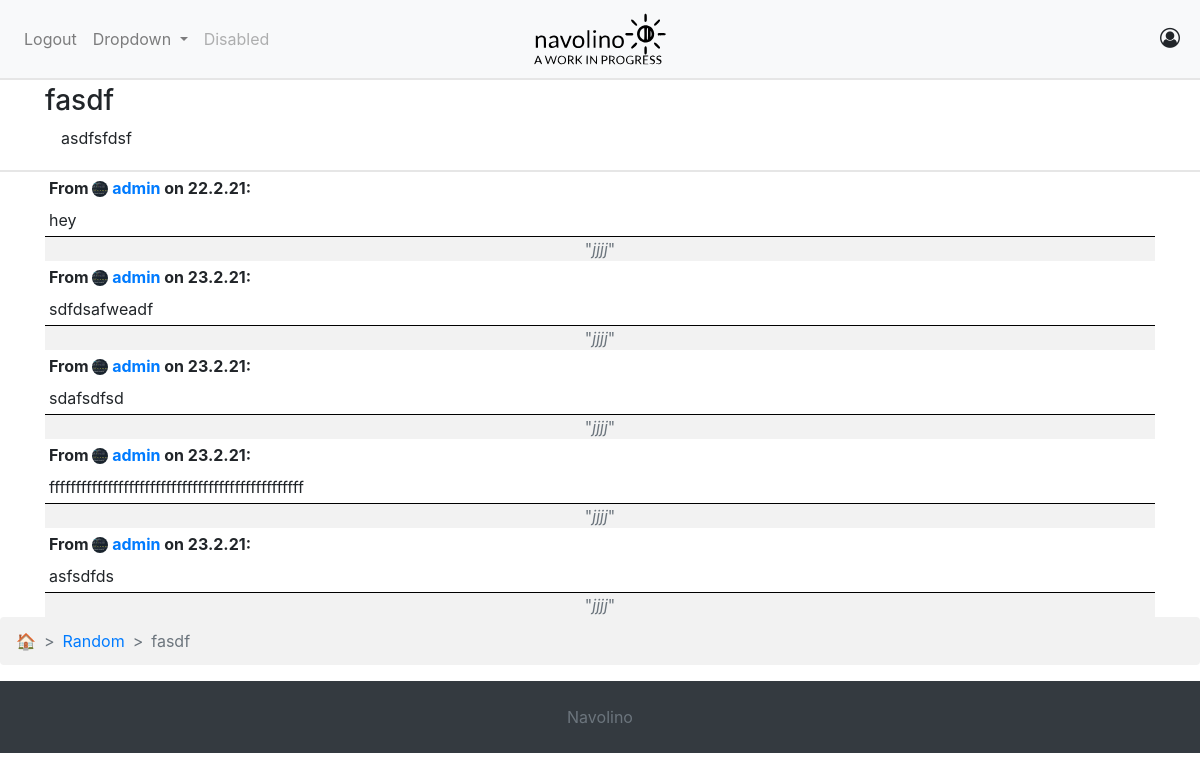
Screenshot of /24/fasdf/ with the database file from the repository.
### project/apps/blog/models.py (models this page shows, shortened)
class Post(models.Model):
	title = models.CharField(max_length = settings.MAX_TITLE_LENGTH)
	content = MarkdownxField()
	date_posted = models.DateTimeField(default = timezone.now)
	author = models.ForeignKey(settings.AUTH_USER_MODEL, on_delete= models.CASCADE,
		null=True, blank=True)
	category = TreeForeignKey('categories.Category', on_delete=models.SET_DEFAULT,
		default=Category.get_default_pk)
	slug = models.SlugField(max_length=settings.MAX_TITLE_LENGTH, null=True,
    blank=True,)
	def __str__(self):
		return self.title

### project/apps/comments/models.py (models this page shows)
class Comment(models.Model):
	content = content = models.TextField()
	posted = models.DateField(auto_now_add=True)
	post = models.ForeignKey(Post, on_delete=models.CASCADE)
	author = models.ForeignKey(settings.AUTH_USER_MODEL, on_delete=models.CASCADE)

### project/apps/users/models.py (models this page shows)
class User(AbstractUser):
	is_active = models.BooleanField(_('active'), default=True)
	email = models.EmailField(_('email address'), unique=True)
	USERNAME_FIELD = 'email'
	REQUIRED_FIELDS = ['username']
	image = models.ImageField(default=variables.random_image,
		upload_to='profile_pics')
	bio = models.CharField(max_length=variables.MAX_BIO_LENGTH, blank=True,
		null =True)
	joined = models.DateTimeField(default = timezone.now)
	objects = CustomUserManager()

### project/apps/categories/models.py (models this page shows, shortened)
class Category(MPTTModel):
  name = models.CharField(max_length=variables.MAX_CATEGORY_LENGTH, unique=True,)
  parent = TreeForeignKey('self', on_delete=models.CASCADE, null=True,
    blank=True, related_name='children',)
  slug = models.SlugField(max_length=variables.MAX_CATEGORY_LENGTH, null=True,
    blank=True,)
  description = models.TextField(max_length=settings.MAX_DESCRIPTION_LENGTH,
  	null=True, blank=True,)
  url = models.CharField(max_length=255, blank=True)
  class MPTTMeta:
    order_insertion_by = ['name']
  class Meta:
    verbose_name_plural = 'Categories'
  def __str__(self):
    return self.name
  def get_absolute_url(self):
    return reverse('category-detail', kwargs ={ 'url': self.url, })

### project/apps/blog/views.py (the view)
# urls.py: path('<int:pk>/<str:slug>/', PostDetailView.as_view(), name='post-detail'),
class PostDetailView(DetailView):
	model = Post
	context_object_name = 'post'
	template_name = 'blog/blog_detail.html'
	form_class = CommentForm
	def get(request, self, pk, slug, *args, **kwargs):
		page = get_object_or_404(Post, pk=pk)
		resp = super().get(request, *args, **kwargs)
		if page.slug != slug:
			return redirect(page)
		return resp
	def post(self, request, pk, slug):
		self.page = Post.objects.get(pk=pk)
		form = self.form_class(request.POST)
		if form.is_valid():
			comment = form.save(commit=False)
			comment.post = self.page
			comment.author = request.user
			comment.content = render_comment_text(comment.content)
			comment.save()
			return redirect(self.page)
		return render(request, self.template_name, {'form': self.form_class})
	def get_context_data(self, **kwargs):
		context = super().get_context_data(**kwargs)
		context['comments'] = Comment.objects.filter(post=self.object)
		context['form'] = CommentForm()
		return context

### project/processors.py (called while the page is built)
def all_categories(request):
	return {'all_categories': Category.objects.all()}

### project/apps/blog/templates/blog/blog_detail.html (shortened to what this page needs)
{% extends "base.html" %}
{% block head %}
{{ block.super }}
<link rel="stylesheet" type="text/css" href="{%static 'blog/css/main.css'%}">
<link rel="stylesheet" type="text/css" href="{%static 'blog/css/comments.css'%}">
{% endblock head %}
{% block content %}
{% include 'blog/_post_detail.html' %}
{% include 'blog/_post_comments.html' %}
{% endblock content %}
{% block breadcrumbs %}{% include "_breadcrumbs.html" with ancestors=object.category.get_ancestors object=object%}{% endblock breadcrumbs %}

### project/apps/blog/templates/blog/_post_detail.html
<div class="post_detail">
  <div class ="container">
<h3 class="post_title">{{post.title}}</h3>
<p class="post_content">{{post.content}}</p>
  </div>
</div>

### project/apps/blog/templates/blog/_post_comments.html
{% load blog %}
{% load bleach_tags %}
<div class="container">
{% for comment in comments %}
  <div class="comment">
  	<span class="comment_meta">From&nbsp;<a href="{% url 'public_profile' comment.author.username %}"><img class="nav_img rounded-circle"src="{{comment.author.image.url}}"> {{comment.author.username}}</a>&nbsp;on {{comment.posted|date:"d.n.y"}}:
  	</span>
    <div class="comment_content">{{comment.content|safe}}
    </div>
    <span class="comment_bio text-muted">"<i>{{comment.author.bio}}</i>"</span>
  </div>
{% endfor %}
</div>

### project/templates/_breadcrumbs.html (shortened to what this page needs)
<nav class="breadcrumb_nav" aria-label="breadcrumb">
    <ol class="breadcrumb">
	<li class="breadcrumb-item"><a href="/">🏠</a></li>
    {% if object.category %}
    <li class="breadcrumb-item"><a href="{{object.category.get_absolute_url}}">{{ object.category }}</a></li>
    {% endif %}
	<li class="breadcrumb-item active" aria-current="page">{{ object }}</li>
    </ol>
</nav>

### project/static/css/main.css (style rules this page uses)
body { background-color: white; }
.breadcrumb-item + .breadcrumb-item::before { content: ">"; }
.breadcrumb_nav ol { background-color: #f2f2f2; }

### project/static/css/navigation.css (style rules this page uses)
.nav_img { height:1em; width:1em; }

### project/apps/blog/static/blog/css/main.css (style rules this page uses)
.post_title, .post_content { word-wrap:anywhere; }
.post_detail { border: 2px solid #e6e6e6; border-width: 2px 0 2px 0; padding:.25em; }
.post_detail .post_content { padding-left:1em; }

### project/apps/blog/static/blog/css/comments.css (style rules this page uses)
.comment { background-color: #f2f2f2; }
.comment_meta { display:flex; background-color:#ffff; font-weight:bold; padding:.25em; }
.comment_bio { display:flex; background-color:#f2f2f2; border:1px solid black; border-width: 1px 0 0 0; }
.comment_content { word-wrap:anywhere; background-color: white; padding:.25em; }
.comment_bio { justify-content:center; }

### rows the page displays
Post: title "fasdf", content "asdfsfdsf", category "Random"
Comment: author.image (picture), author.username "admin", posted "22.2.21", content "hey", author.bio "jjjj"
Comment: author.image (picture), author.username "admin", posted "23.2.21", content "sdfdsafweadf", author.bio "jjjj"
Comment: author.image (picture), author.username "admin", posted "23.2.21", content "sdafsdfsd", author.bio "jjjj"
Comment: author.image (picture), author.username "admin", posted "23.2.21", content "ffffffffffffffffffffffffffffffffffffffffffffffff", author.bio "jjjj"
Comment: author.image (picture), author.username "admin", posted "23.2.21", content "asfsdfds", author.bio "jjjj"
